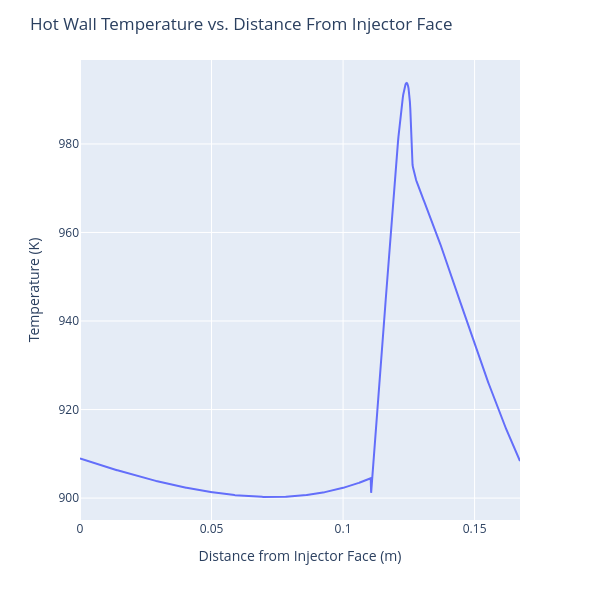
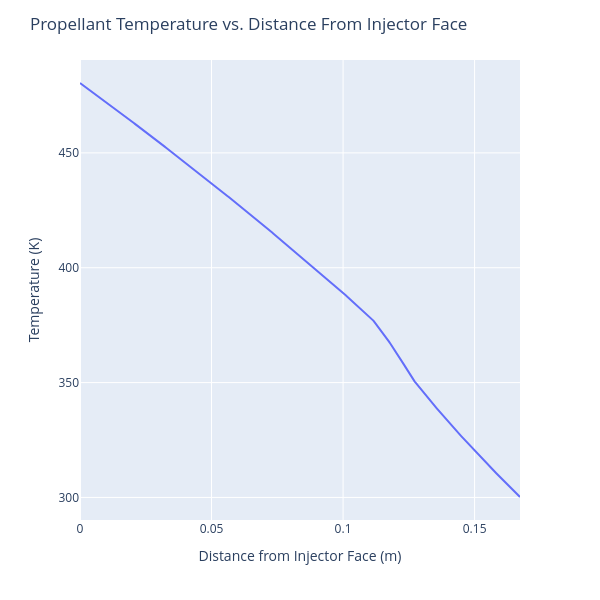
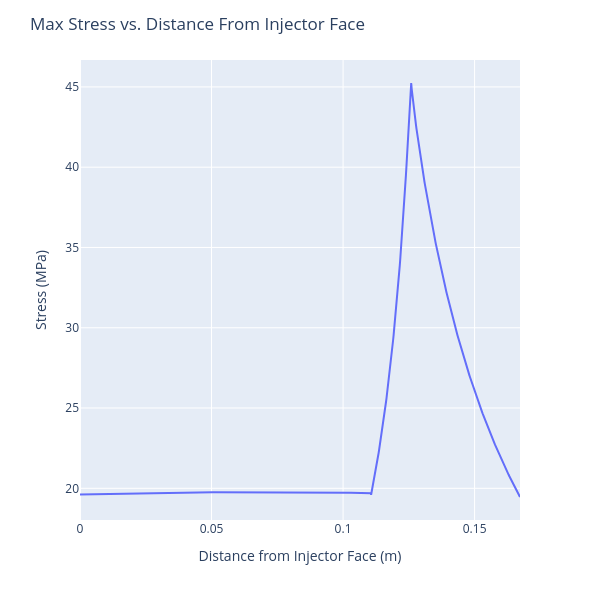
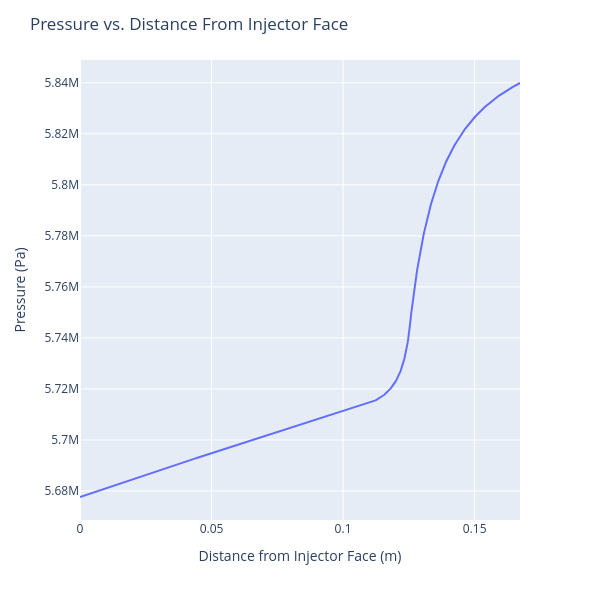

The notebook cell these images were saved under, in order:
### Code cell
#Test Runs

#Bartz_Iterator(T_c = T_c, T_p = 330, Ma = 0, A = A, h_p = 17435.70437, k_w = 380, t_w = 0.0007)

#Engine_Contour(L = 0.197256, x_c = 0.106230, x_t = 0.132530, x_e = 0.197256, D_c = 0.085725, D_t = 0.028956, D_e = 0.061760, n = 1000)

Regen(Ch_max=None, Ch_min=None, Ch_exit=None
      , Rib_max=0.005, Rib_min=0.005, Rib_exit=0.005
      , H_max=0.001, H_min=0.001, H_exit=0.001
      , L_ch=0.167256, n=1000, n_ch=20, P_p0=5.84e6, T_p0=300,t_w=0.0007, Material="Aluminum", flow=1, Info = 1)

### Figure 1 — Plotly figure (JSON) as saved in the notebook; plotly's stock layout.template omitted (floating-point values rounded to 4 significant figures; data arrays with more than 128 entries replaced by an {"elided": "..."} marker saying what was removed)
{"data": [{"hovertemplate": "x=%{x}<br>T=%{y}<extra></extra>", "legendgroup": "", "line": {"color": "#636efa", "dash": "solid"}, "marker": {"symbol": "circle"}, "mode": "lines", "name": "", "orientation": "v", "showlegend": false, "type": "scatter", "x": {"elided": "1000 float values"}, "xaxis": "x", "y": {"elided": "1000 float values"}, "yaxis": "y"}], "layout": {"height": 600, "legend": {"tracegroupgap": 0}, "margin": {"t": 60}, "title": {"text": "Hot Wall Temperature vs. Distance From Injector Face"}, "width": 600, "xaxis": {"anchor": "y", "domain": [0, 1], "title": {"text": "Distance from Injector Face (m)"}}, "yaxis": {"anchor": "x", "domain": [0, 1], "title": {"text": "Temperature (K)"}}}}

### Figure 2 — Plotly figure (JSON) as saved in the notebook; plotly's stock layout.template omitted (floating-point values rounded to 4 significant figures; data arrays with more than 128 entries replaced by an {"elided": "..."} marker saying what was removed)
{"data": [{"hovertemplate": "x=%{x}<br>T=%{y}<extra></extra>", "legendgroup": "", "line": {"color": "#636efa", "dash": "solid"}, "marker": {"symbol": "circle"}, "mode": "lines", "name": "", "orientation": "v", "showlegend": false, "type": "scatter", "x": {"elided": "1000 float values"}, "xaxis": "x", "y": {"elided": "1000 float values"}, "yaxis": "y"}], "layout": {"height": 600, "legend": {"tracegroupgap": 0}, "margin": {"t": 60}, "title": {"text": "Propellant Temperature vs. Distance From Injector Face"}, "width": 600, "xaxis": {"anchor": "y", "domain": [0, 1], "title": {"text": "Distance from Injector Face (m)"}}, "yaxis": {"anchor": "x", "domain": [0, 1], "title": {"text": "Temperature (K)"}}}}

### Figure 3 — Plotly figure (JSON) as saved in the notebook; plotly's stock layout.template omitted (floating-point values rounded to 4 significant figures; data arrays with more than 128 entries replaced by an {"elided": "..."} marker saying what was removed)
{"data": [{"hovertemplate": "x=%{x}<br>T=%{y}<extra></extra>", "legendgroup": "", "line": {"color": "#636efa", "dash": "solid"}, "marker": {"symbol": "circle"}, "mode": "lines", "name": "", "orientation": "v", "showlegend": false, "type": "scatter", "x": {"elided": "1000 float values"}, "xaxis": "x", "y": {"elided": "1000 float values"}, "yaxis": "y"}], "layout": {"height": 600, "legend": {"tracegroupgap": 0}, "margin": {"t": 60}, "title": {"text": "Max Stress vs. Distance From Injector Face"}, "width": 600, "xaxis": {"anchor": "y", "domain": [0, 1], "title": {"text": "Distance from Injector Face (m)"}}, "yaxis": {"anchor": "x", "domain": [0, 1], "title": {"text": "Stress (MPa)"}}}}

### Figure 4 — Plotly figure (JSON) as saved in the notebook; plotly's stock layout.template omitted (floating-point values rounded to 4 significant figures; data arrays with more than 128 entries replaced by an {"elided": "..."} marker saying what was removed)
{"data": [{"hovertemplate": "x=%{x}<br>T=%{y}<extra></extra>", "legendgroup": "", "line": {"color": "#636efa", "dash": "solid"}, "marker": {"symbol": "circle"}, "mode": "lines", "name": "", "orientation": "v", "showlegend": false, "type": "scatter", "x": {"elided": "1000 float values"}, "xaxis": "x", "y": {"elided": "1000 float values"}, "yaxis": "y"}], "layout": {"height": 600, "legend": {"tracegroupgap": 0}, "margin": {"t": 60}, "title": {"text": "Pressure vs. Distance From Injector Face"}, "width": 600, "xaxis": {"anchor": "y", "domain": [0, 1], "title": {"text": "Distance from Injector Face (m)"}}, "yaxis": {"anchor": "x", "domain": [0, 1], "title": {"text": "Pressure (Pa)"}}}}
